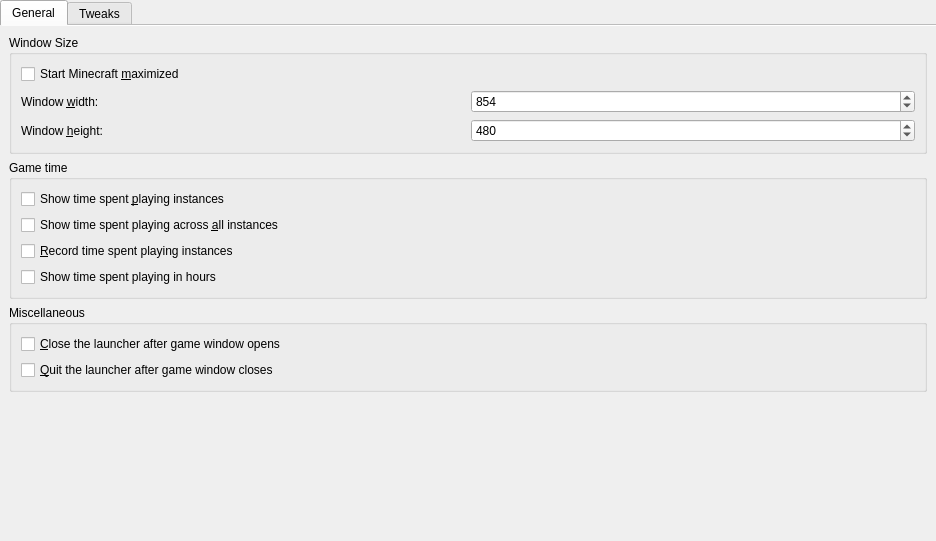
<?xml version="1.0" encoding="UTF-8"?>
<ui version="4.0">
 <class>MinecraftPage</class>
 <widget class="QWidget" name="MinecraftPage">
  <property name="geometry">
   <rect>
    <x>0</x>
    <y>0</y>
    <width>936</width>
    <height>541</height>
   </rect>
  </property>
  <property name="sizePolicy">
   <sizepolicy hsizetype="MinimumExpanding" vsizetype="MinimumExpanding">
    <horstretch>0</horstretch>
    <verstretch>0</verstretch>
   </sizepolicy>
  </property>
  <layout class="QVBoxLayout" name="mainLayout">
   <property name="leftMargin">
    <number>0</number>
   </property>
   <property name="topMargin">
    <number>0</number>
   </property>
   <property name="rightMargin">
    <number>0</number>
   </property>
   <property name="bottomMargin">
    <number>0</number>
   </property>
   <item>
    <widget class="QTabWidget" name="tabWidget">
     <property name="tabShape">
      <enum>QTabWidget::Rounded</enum>
     </property>
     <property name="currentIndex">
      <number>0</number>
     </property>
     <property name="documentMode">
      <bool>true</bool>
     </property>
     <widget class="QWidget" name="minecraftTab">
      <attribute name="title">
       <string>General</string>
      </attribute>
      <layout class="QVBoxLayout" name="verticalLayout_3">
       <item>
        <widget class="QGroupBox" name="windowSizeGroupBox">
         <property name="title">
          <string>Window Size</string>
         </property>
         <layout class="QVBoxLayout" name="verticalLayout_4">
          <item>
           <widget class="QCheckBox" name="maximizedCheckBox">
            <property name="text">
             <string>Start Minecraft &amp;maximized</string>
            </property>
           </widget>
          </item>
          <item>
           <layout class="QGridLayout" name="gridLayoutWindowSize">
            <item row="1" column="0">
             <widget class="QLabel" name="labelWindowHeight">
              <property name="text">
               <string>Window &amp;height:</string>
              </property>
              <property name="buddy">
               <cstring>windowHeightSpinBox</cstring>
              </property>
             </widget>
            </item>
            <item row="0" column="0">
             <widget class="QLabel" name="labelWindowWidth">
              <property name="text">
               <string>Window &amp;width:</string>
              </property>
              <property name="buddy">
               <cstring>windowWidthSpinBox</cstring>
              </property>
             </widget>
            </item>
            <item row="0" column="1">
             <widget class="QSpinBox" name="windowWidthSpinBox">
              <property name="minimum">
               <number>1</number>
              </property>
              <property name="maximum">
               <number>65536</number>
              </property>
              <property name="singleStep">
               <number>1</number>
              </property>
              <property name="value">
               <number>854</number>
              </property>
             </widget>
            </item>
            <item row="1" column="1">
             <widget class="QSpinBox" name="windowHeightSpinBox">
              <property name="minimum">
               <number>1</number>
              </property>
              <property name="maximum">
               <number>65536</number>
              </property>
              <property name="value">
               <number>480</number>
              </property>
             </widget>
            </item>
           </layout>
          </item>
         </layout>
        </widget>
       </item>
       <item>
        <widget class="QGroupBox" name="gameTimeGroupBox">
         <property name="title">
          <string>Game time</string>
         </property>
         <layout class="QVBoxLayout" name="verticalLayout_6">
          <item>
           <widget class="QCheckBox" name="showGameTime">
            <property name="text">
             <string>Show time spent &amp;playing instances</string>
            </property>
           </widget>
          </item>
          <item>
           <widget class="QCheckBox" name="showGlobalGameTime">
            <property name="text">
             <string>Show time spent playing across &amp;all instances</string>
            </property>
           </widget>
          </item>
          <item>
           <widget class="QCheckBox" name="recordGameTime">
            <property name="text">
             <string>&amp;Record time spent playing instances</string>
            </property>
           </widget>
          </item>
          <item>
           <widget class="QCheckBox" name="showGameTimeWithoutDays">
            <property name="text">
             <string>Show time spent playing in hours</string>
            </property>
           </widget>
          </item>
         </layout>
        </widget>
       </item>
       <item>
        <widget class="QGroupBox" name="groupBox">
         <property name="title">
          <string>Miscellaneous</string>
         </property>
         <layout class="QVBoxLayout" name="verticalLayout">
          <item>
           <widget class="QCheckBox" name="closeAfterLaunchCheck">
            <property name="toolTip">
             <string>&lt;html&gt;&lt;head/&gt;&lt;body&gt;&lt;p&gt;The launcher will automatically reopen when the game crashes or exits.&lt;/p&gt;&lt;/body&gt;&lt;/html&gt;</string>
            </property>
            <property name="text">
             <string>&amp;Close the launcher after game window opens</string>
            </property>
           </widget>
          </item>
          <item>
           <widget class="QCheckBox" name="quitAfterGameStopCheck">
            <property name="toolTip">
             <string>&lt;html&gt;&lt;head/&gt;&lt;body&gt;&lt;p&gt;The launcher will automatically quit after the game exits or crashes.&lt;/p&gt;&lt;/body&gt;&lt;/html&gt;</string>
            </property>
            <property name="text">
             <string>&amp;Quit the launcher after game window closes</string>
            </property>
           </widget>
          </item>
         </layout>
        </widget>
       </item>
       <item>
        <spacer name="verticalSpacerMinecraft">
         <property name="orientation">
          <enum>Qt::Vertical</enum>
         </property>
         <property name="sizeHint" stdset="0">
          <size>
           <width>0</width>
           <height>0</height>
          </size>
         </property>
        </spacer>
       </item>
      </layout>
     </widget>
     <widget class="QWidget" name="tab">
      <attribute name="title">
       <string>Tweaks</string>
      </attribute>
      <layout class="QVBoxLayout" name="verticalLayout_12">
       <item>
        <widget class="QGroupBox" name="legacySettingsGroupBox">
         <property name="title">
          <string>Legacy settings</string>
         </property>
         <layout class="QVBoxLayout" name="verticalLayout_5">
          <item>
           <widget class="QCheckBox" name="onlineFixes">
            <property name="toolTip">
             <string>&lt;html&gt;&lt;head/&gt;&lt;body&gt;&lt;p&gt;Emulates usages of old online services which are no longer operating.&lt;/p&gt;&lt;p&gt;Current fixes include: skin and online mode support.&lt;/p&gt;&lt;/body&gt;&lt;/html&gt;</string>
            </property>
            <property name="text">
             <string>Enable online fixes (experimental)</string>
            </property>
           </widget>
          </item>
         </layout>
        </widget>
       </item>
       <item>
        <widget class="QGroupBox" name="nativeLibWorkaroundGroupBox">
         <property name="title">
          <string>Native library workarounds</string>
         </property>
         <layout class="QGridLayout" name="gridLayout">
          <item row="0" column="0">
           <widget class="QCheckBox" name="useNativeGLFWCheck">
            <property name="text">
             <string>Use system installation of &amp;GLFW</string>
            </property>
           </widget>
          </item>
          <item row="1" column="0">
           <widget class="QLabel" name="labelGLFWPath">
            <property name="text">
             <string>&amp;GLFW library path</string>
            </property>
            <property name="buddy">
             <cstring>lineEditGLFWPath</cstring>
            </property>
           </widget>
          </item>
          <item row="2" column="0">
           <widget class="QCheckBox" name="useNativeOpenALCheck">
            <property name="text">
             <string>Use system installation of &amp;OpenAL</string>
            </property>
           </widget>
          </item>
          <item row="3" column="0">
           <widget class="QLabel" name="labelOpenALPath">
            <property name="text">
             <string>&amp;OpenAL library path</string>
            </property>
            <property name="buddy">
             <cstring>lineEditOpenALPath</cstring>
            </property>
           </widget>
          </item>
          <item row="1" column="1">
           <widget class="QLineEdit" name="lineEditGLFWPath">
            <property name="enabled">
             <bool>false</bool>
            </property>
           </widget>
          </item>
          <item row="3" column="1">
           <widget class="QLineEdit" name="lineEditOpenALPath">
            <property name="enabled">
             <bool>false</bool>
            </property>
           </widget>
          </item>
         </layout>
        </widget>
       </item>
       <item>
        <widget class="QGroupBox" name="perfomanceGroupBox">
         <property name="title">
          <string>Performance</string>
         </property>
         <layout class="QVBoxLayout" name="verticalLayout_2">
          <item>
           <widget class="QCheckBox" name="enableFeralGamemodeCheck">
            <property name="toolTip">
             <string>&lt;html&gt;&lt;head/&gt;&lt;body&gt;&lt;p&gt;Enable Feral Interactive's GameMode, to potentially improve gaming performance.&lt;/p&gt;&lt;/body&gt;&lt;/html&gt;</string>
            </property>
            <property name="text">
             <string>Enable Feral GameMode</string>
            </property>
           </widget>
          </item>
          <item>
           <widget class="QCheckBox" name="enableMangoHud">
            <property name="toolTip">
             <string>&lt;html&gt;&lt;head/&gt;&lt;body&gt;&lt;p&gt;Enable MangoHud's advanced performance overlay.&lt;/p&gt;&lt;/body&gt;&lt;/html&gt;</string>
            </property>
            <property name="text">
             <string>Enable MangoHud</string>
            </property>
           </widget>
          </item>
          <item>
           <widget class="QCheckBox" name="useDiscreteGpuCheck">
            <property name="toolTip">
             <string>&lt;html&gt;&lt;head/&gt;&lt;body&gt;&lt;p&gt;Use the discrete GPU instead of the primary GPU.&lt;/p&gt;&lt;/body&gt;&lt;/html&gt;</string>
            </property>
            <property name="text">
             <string>Use discrete GPU</string>
            </property>
           </widget>
          </item>
          <item>
           <widget class="QCheckBox" name="useZink">
            <property name="toolTip">
             <string>&lt;html&gt;&lt;head/&gt;&lt;body&gt;&lt;p&gt;Use Zink, a Mesa OpenGL driver that implements OpenGL on top of Vulkan. Performance may vary depending on the situation. Note: If no suitable Vulkan driver is found, software rendering will be used.&lt;/p&gt;&lt;/body&gt;&lt;/html&gt;</string>
            </property>
            <property name="text">
             <string>Use Zink</string>
            </property>
           </widget>
          </item>
         </layout>
        </widget>
       </item>
       <item>
        <spacer name="verticalSpacer">
         <property name="orientation">
          <enum>Qt::Vertical</enum>
         </property>
         <property name="sizeHint" stdset="0">
          <size>
           <width>20</width>
           <height>40</height>
          </size>
         </property>
        </spacer>
       </item>
      </layout>
     </widget>
    </widget>
   </item>
  </layout>
 </widget>
 <tabstops>
  <tabstop>maximizedCheckBox</tabstop>
  <tabstop>windowWidthSpinBox</tabstop>
  <tabstop>windowHeightSpinBox</tabstop>
 </tabstops>
 <resources/>
 <connections/>
</ui>
